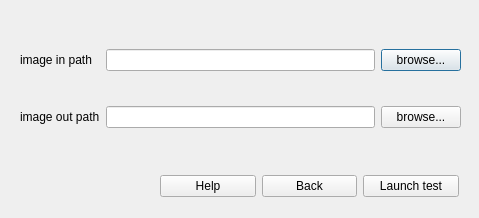
<?xml version="1.0" encoding="UTF-8"?>
<ui version="4.0">
 <class>cont_det_form</class>
 <widget class="QDialog" name="cont_det_form">
  <property name="geometry">
   <rect>
    <x>0</x>
    <y>0</y>
    <width>479</width>
    <height>218</height>
   </rect>
  </property>
  <property name="windowTitle">
   <string>Dialog</string>
  </property>
  <widget class="QWidget" name="layoutWidget">
   <property name="geometry">
    <rect>
     <x>20</x>
     <y>20</y>
     <width>441</width>
     <height>137</height>
    </rect>
   </property>
   <layout class="QGridLayout" name="varset_1">
    <item row="0" column="0">
     <widget class="QLabel" name="image_in_path_label">
      <property name="text">
       <string>image in path</string>
      </property>
     </widget>
    </item>
    <item row="0" column="1">
     <widget class="QLineEdit" name="image_in_ledit"/>
    </item>
    <item row="0" column="2">
     <widget class="QPushButton" name="image_in_browse_btn">
      <property name="text">
       <string>browse...</string>
      </property>
     </widget>
    </item>
    <item row="1" column="0">
     <widget class="QLabel" name="image_out_path_label">
      <property name="text">
       <string>image out path</string>
      </property>
     </widget>
    </item>
    <item row="1" column="1">
     <widget class="QLineEdit" name="image_out_ledit"/>
    </item>
    <item row="1" column="2">
     <widget class="QPushButton" name="image_out_browse_btn">
      <property name="text">
       <string>browse...</string>
      </property>
     </widget>
    </item>
   </layout>
  </widget>
  <widget class="QWidget" name="layoutWidget_2">
   <property name="geometry">
    <rect>
     <x>160</x>
     <y>170</y>
     <width>299</width>
     <height>33</height>
    </rect>
   </property>
   <layout class="QHBoxLayout" name="horizontalLayout">
    <item>
     <widget class="QPushButton" name="help_btn">
      <property name="text">
       <string>Help</string>
      </property>
     </widget>
    </item>
    <item>
     <widget class="QPushButton" name="cancel_btn">
      <property name="text">
       <string>Back</string>
      </property>
     </widget>
    </item>
    <item>
     <widget class="QPushButton" name="launch_test_btn">
      <property name="text">
       <string>Launch test</string>
      </property>
     </widget>
    </item>
   </layout>
  </widget>
 </widget>
 <resources/>
 <connections/>
</ui>
